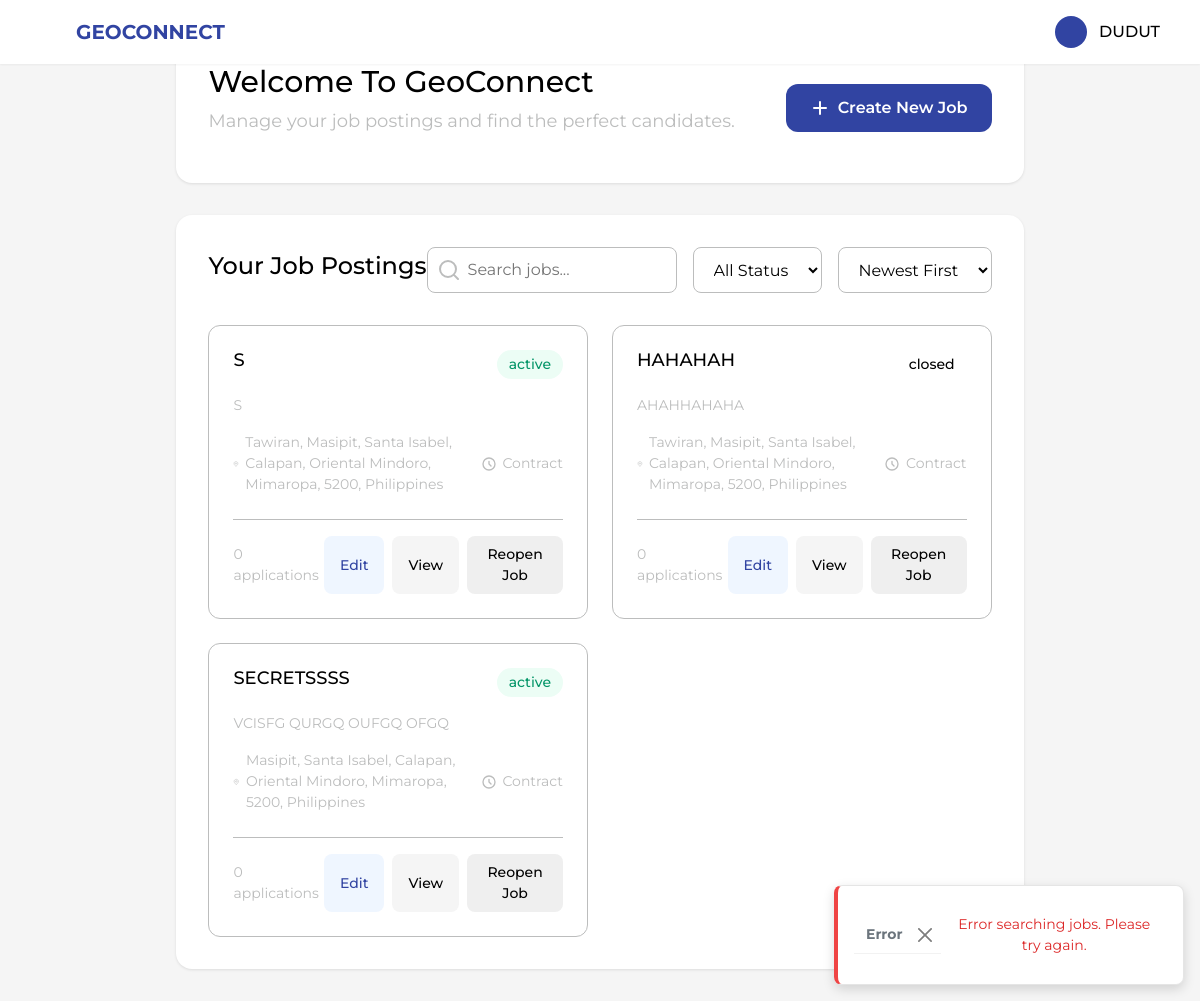
/employer/home/ (signed in), run on the app's committed database.
### employer/models.py (models this page shows, shortened)
class Employer(models.Model):
    REGISTRATION_TYPE_CHOICES = [
        ('SEC', 'SEC Registration'),
        ('DTI', 'DTI Registration'),
    ]
    username = models.CharField(max_length=100, unique=True)
    email = models.EmailField(unique=True)
    password = models.CharField(max_length=128)
    company_name = models.CharField(max_length=255, blank=True)
    company_description = models.TextField(blank=True)
    company_website = models.URLField(blank=True)
    company_location = models.CharField(max_length=255, blank=True)
    latitude = models.FloatField(null=True, blank=True)
    longitude = models.FloatField(null=True, blank=True)
    industry = models.CharField(max_length=100, blank=True)
    registration_type = models.CharField(
        max_length=3,
        choices=REGISTRATION_TYPE_CHOICES,
        blank=True
    )
    business_permit = models.FileField(
        upload_to='business_permits/',
        validators=[validate_file_extension, validate_file_size],
        blank=True,
        null=True,
        help_text='Upload your business permit (PDF, JPG, JPEG, or PNG, max 10MB)'
    )
    registration_document = models.FileField(
        upload_to='registration_documents/',
        validators=[validate_file_extension, validate_file_size],
        blank=True,
        null=True,
        help_text='Upload your SEC/DTI registration document (PDF, JPG, JPEG, or PNG, max 10MB)'
    )
    registration_number = models.CharField(
        max_length=50,
        blank=True,
        help_text='Your SEC/DTI registration number'
    )
    registration_date = models.DateField(
        null=True,
        blank=True,
        help_text='Date of SEC/DTI registration'
    )
    last_login = models.DateTimeField(null=True, blank=True)
    date_joined = models.DateTimeField(default=timezone.now)
    is_active = models.BooleanField(default=True)
    is_verified = models.BooleanField(default=False)

class Job(models.Model):
    WORK_SETUP_CHOICES = [
        ('on-site', 'On-site'),
        ('hybrid', 'Hybrid'),
        ('remote', 'Remote'),
    ]
    JOB_TYPE_CHOICES = [
        ('full-time', 'Full-time'),
        ('part-time', 'Part-time'),
        ('contract', 'Contract'),
    ]
    EXPERIENCE_CHOICES = [
        ('entry', 'Entry Level'),
        ('mid', 'Mid Level'),
        ('senior', 'Senior Level'),
    ]
    STATUS_CHOICES = [
        ('Active', 'Active'),
        ('Closed', 'Closed'),
    ]
    employer = models.ForeignKey('Employer', on_delete=models.CASCADE, related_name='jobs')
    title = models.CharField(max_length=200)
    location = models.CharField(max_length=200)
    job_type = models.CharField(max_length=20, choices=JOB_TYPE_CHOICES)
    work_setup = models.CharField(max_length=20, choices=WORK_SETUP_CHOICES)
    description = models.TextField()
    salary_range = models.CharField(max_length=100)
    experience_level = models.CharField(max_length=20, choices=EXPERIENCE_CHOICES)
    status = models.CharField(max_length=20, choices=STATUS_CHOICES, default='active')
    created_at = models.DateTimeField(auto_now_add=True)
    updated_at = models.DateTimeField(auto_now=True)
    applications_count = models.IntegerField(default=0)
    class Meta:
        ordering = ['-created_at']

### employer/views.py (the view)
# urls.py: path('home/', views.employer_home, name='employer_home'),
def employer_home(request):
    employer_username = request.session.get('employer_username')
    if not employer_username:
        messages.error(request, "Please login to access this page.")
        return redirect('employer_login')
    employer = Employer.objects.filter(username=employer_username).first()
    if not employer:
        messages.error(request, "User not found.")
        return redirect('employer_login')
    jobs = Job.objects.filter(employer=employer)
    context = {
        'employer': employer,
        'username': employer_username,
        'jobs': jobs,
    }
    return render(request, 'employer/employer_home.html', context)

### employer/templates/employer/employer_home.html (shortened to what this page needs)
{% extends 'base.html' %}
{% load static %}
{% block extra_css %}
<link rel="stylesheet" href="{% static 'css/employer_home.css' %}">
{% endblock %}
{% block content %}
<header class="dashboard-header">
    <div class="header-container">
        <div class="logo-section">
            <img src="{% static 'images/rocket-icon.svg' %}" alt="GEOCONNECT" class="header-logo">
            <span class="logo-text">GEOCONNECT</span>
        </div>
        <div class="profile-dropdown">
            <button class="profile-trigger">
                <div class="profile-info">
                    <div class="profile-avatar">
                    </div>
                    <span class="profile-name">{{ username }}</span>
                </div>
            </button>
        </div>
    </div>
</header>
<main class="dashboard-main">
    <section class="welcome-section">
        <div class="welcome-content">
            <h1>Welcome To GeoConnect</h1>
            <p>Manage your job postings and find the perfect candidates.</p>
        </div>
        <button id="createJobBtn" class="create-job-button">
            <svg width="20" height="20" viewBox="0 0 20 20" fill="none" xmlns="http://www.w3.org/2000/svg">
                <path d="M10 4V16M4 10H16" stroke="currentColor" stroke-width="2" stroke-linecap="round"/>
            </svg>
            Create New Job
        </button>
    </section>
    <section class="jobs-section">
        <div class="section-header">
            <h2>Your Job Postings</h2>
            <div class="section-actions">
                <div class="search-bar">
                    <svg class="search-icon" width="20" height="20" viewBox="0 0 20 20" fill="none">
                        <path d="M9 17A8 8 0 1 0 9 1a8 8 0 0 0 0 16zM19 19l-4.35-4.35" stroke="currentColor" stroke-width="2" stroke-linecap="round" stroke-linejoin="round"/>
                    </svg>
                    <input type="text" id="searchInput" class="search-input" placeholder="Search jobs...">
                </div>
                <select id="statusFilter" class="filter-select">
                    <option value="all">All Status</option>
                </select>
                <select id="sortBy" class="filter-select">
                    <option value="newest">Newest First</option>
                </select>
            </div>
        </div>
        <div class="jobs-grid">
            {% for job in jobs %}
            <div class="job-card" data-job-id="{{ job.id }}">
                <div class="job-card-header">
                    <h3>{{ job.title }}</h3>
                    <span class="status-badge {{ job.status|lower }}">{{ job.status }}</span>
                </div>
                <div class="job-card-content">
                    <p>{{ job.description|truncatechars:150 }}</p>
                    <div class="job-meta">
                        <span class="job-location">
                            {{ job.location }}
                        </span>
                        <span class="job-type">
                            <svg width="16" height="16" viewBox="0 0 24 24" fill="none" stroke="currentColor">
                                <path d="M12 8V12L15 15" stroke-width="2" stroke-linecap="round"/>
                                <circle cx="12" cy="12" r="9" stroke-width="2"/>
                            </svg>
                            {{ job.get_job_type_display }}
                        </span>
                    </div>
                </div>
                <div class="job-card-footer">
                    <span class="applications-count">{{ job.applications_count }} applications</span>
                    <div class="card-actions">
                        <button class="action-button edit" onclick="editJob({{ job.id }})">Edit</button>
                        <button class="action-button view" onclick="viewJob({{ job.id }})">View</button>
                        <button class="action-button status-toggle" onclick="updateJobStatus({{ job.id }}, '{% if job.status == 'Active' %}Closed{% else %}Active{% endif %}')">
                            {% if job.status == 'Active' %}Close Job{% else %}Reopen Job{% endif %}
                        </button>
                    </div>
                </div>
            </div>
            {% empty %}
            <div class="no-jobs">
                <p>No job postings yet. Create your first job posting!</p>
            </div>
            {% endfor %}
        </div>
    </section>
</main>
<div id="toastContainer" class="toast-container position-fixed bottom-0 end-0 p-3"></div>
{% endblock %}

### static/css/auth.css (style rules this page uses)
:root { --primary-blue: #3144a2; --light-gray: #bcbdbd; --black: #000000; --light-blue: #7987c2; --white: #ffffff; }
body { font-family: "Montserrat", sans-serif; margin: 0; padding: 0; min-height: 100vh; background-color: #f5f5f5; display: flex; align-items: center; justify-content: center; }

### data on the page
Employer: username "DUDUT"
Job: title "S", status "active", description "S", location "Tawiran, Masipit, Santa Isabel, Calapan, Oriental Mindoro, Mimaropa, 5200, Philippines", job_type "Contract", applications_count "0", shows "Reopen Job"
Job: title "HAHAHAH", status "closed", description "AHAHHAHAHA", location "Tawiran, Masipit, Santa Isabel, Calapan, Oriental Mindoro, Mimaropa, 5200, Philippines", job_type "Contract", applications_count "0", shows "Reopen Job"
Job: title "SECRETSSSS", status "active", description "VCISFG QURGQ OUFGQ OFGQ", location "Masipit, Santa Isabel, Calapan, Oriental Mindoro, Mimaropa, 5200, Philippines", job_type "Contract", applications_count "0", shows "Reopen Job"
